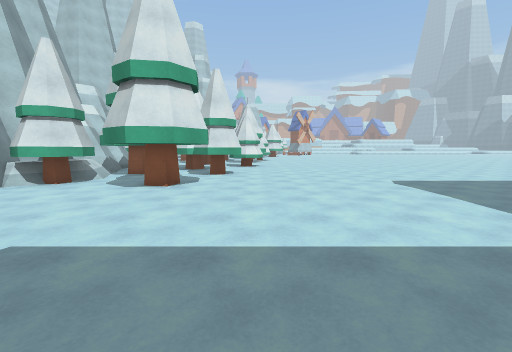
[1] (above)

24 first-person views from a walk through a 3-D level made in the Unity game engine. The camera is 1.4 m above the floor, tilts 6° down and sees 90° across. The floor is counted in squares, 1.71 m on a side. Each view is taken from the middle of a square. On the plan, view 1 faces up. The plan holds only what a view shows up to about 10 squares ahead; the rest is blank. The place goes on beyond the plan. The player is left out.

[2]
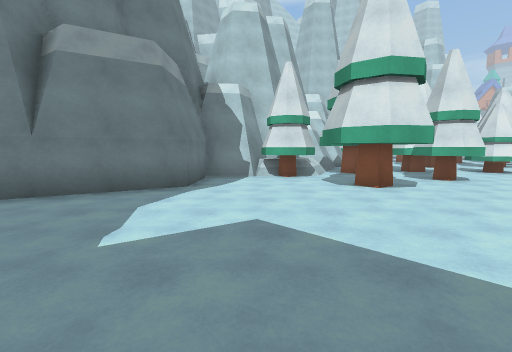

[3]
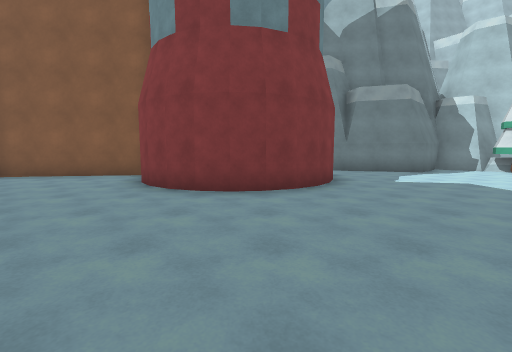

[4]
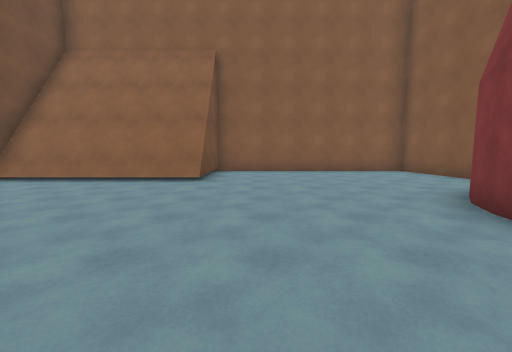

[5]
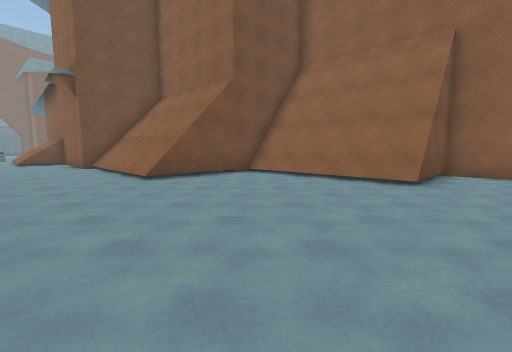

[6]
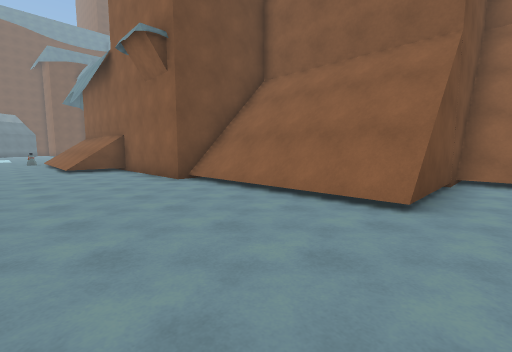

[7]
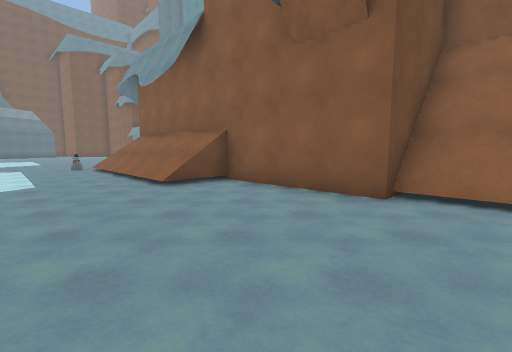

[8]
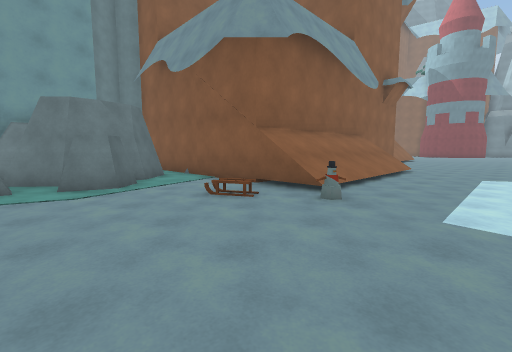

[9]
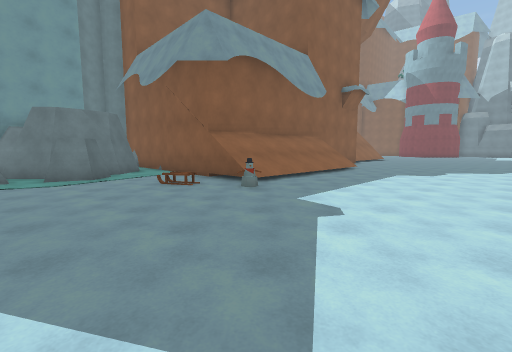

[10]
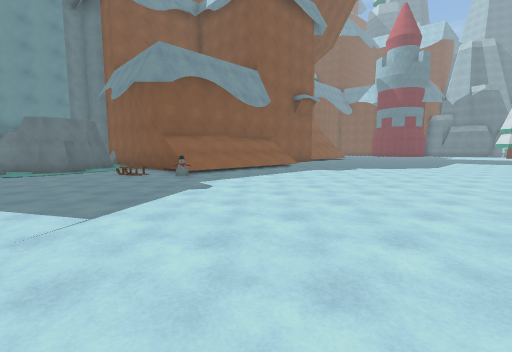

[11]
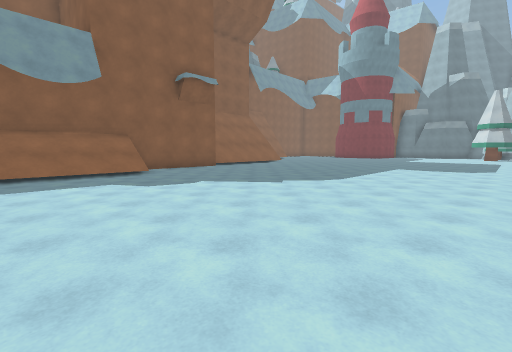

[12]
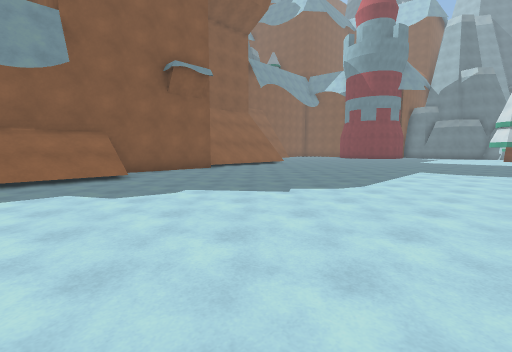

[13]
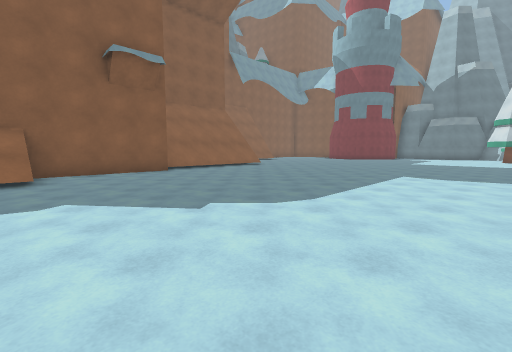

[14]
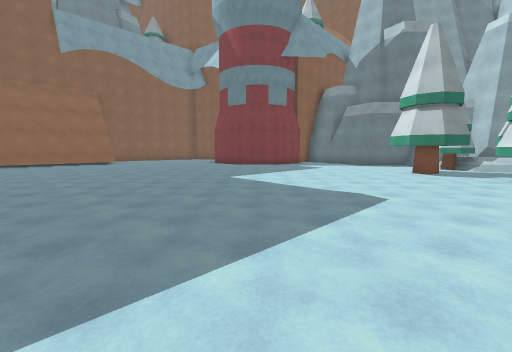

[15]
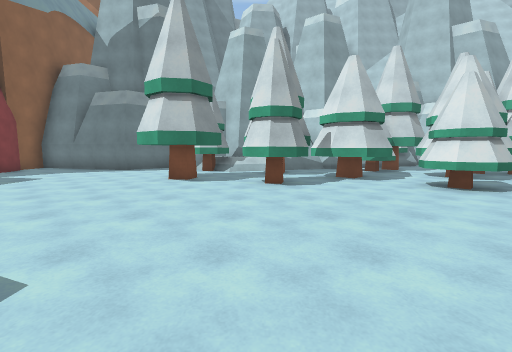

[16]
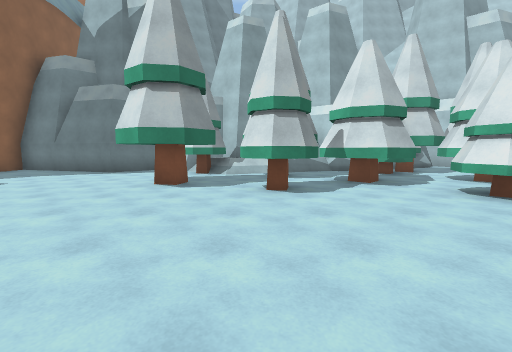

[17]
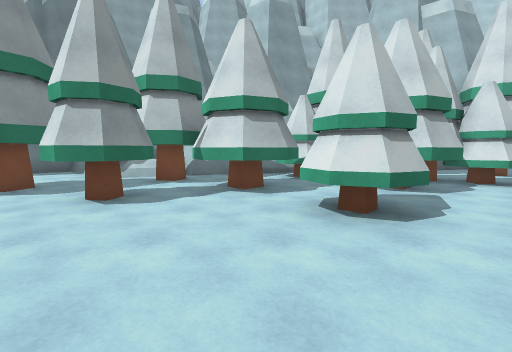

[18]
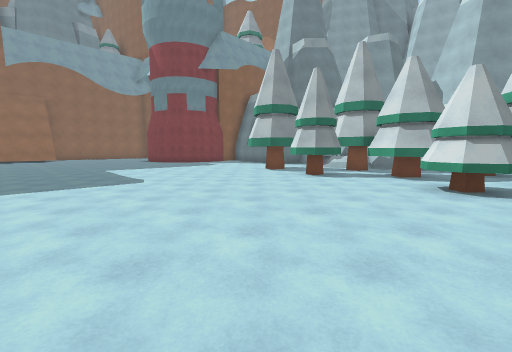

[19]
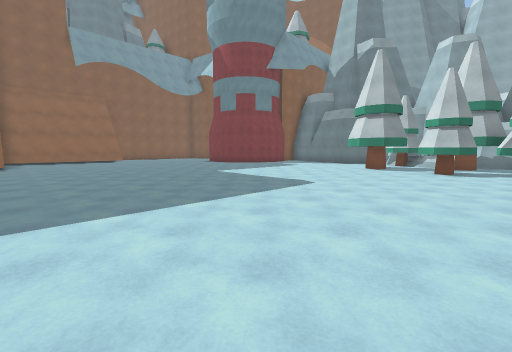

[20]
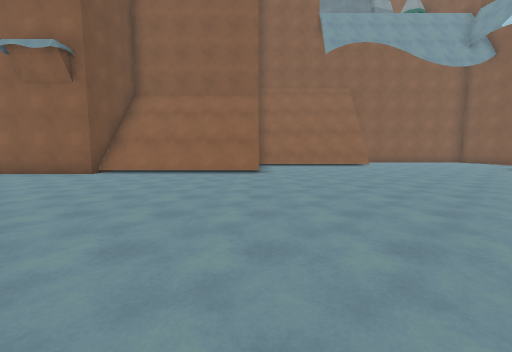

[21]
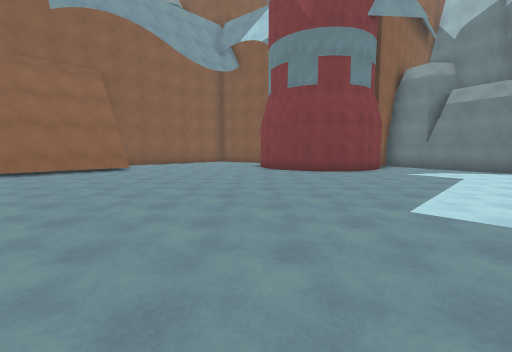

[22]
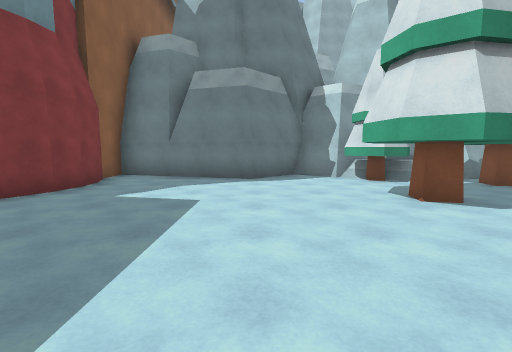

[23]
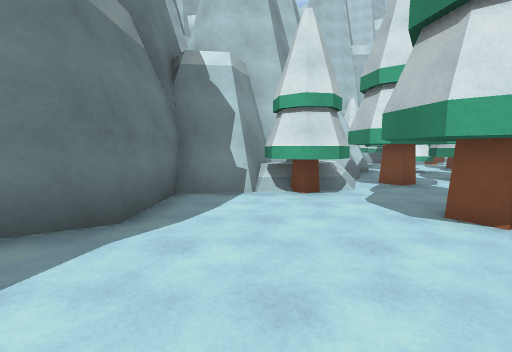

[24]
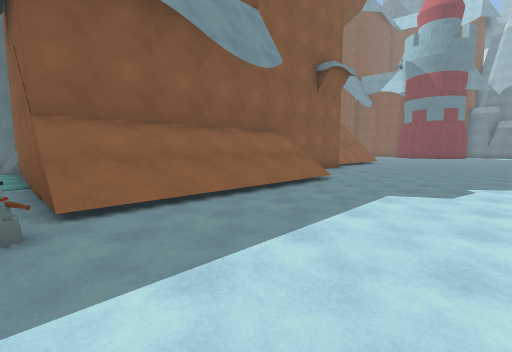

### Floor plan
Key: @ floor where view 1 was taken; # wall or solid block; . floor; / step, stairs or slope; v drop or lower ground; T tree; R rock; O other object.
Columns run from 6 left of view 1 to 29 right of it. Each row starts with its distance up from view 1.
 13 TTTTT T......
 12 #TTTTTT......
 11 #.TTT........
 10 ###TT...........
  9  ###TT..........
  8 ####TT..........
  7 ##T##........................
  6 #TT##...............................
  5 #..##...............................
  4 #...................................
  3 ##..................................
  2 ##..................................
  1 #...................................
  0 #.....@.............................
 -1 #####..........................O....
 -2     ##...................//////./...
 -3      #...................//////./...
 -4      #.........//////##########.....
 -5     ##.........//////#        #..RRO
 -6     #..........v/////#        #.RRRO
 -7   #............#######        O.R RR
 -8   #.......######              #.   R
 -9   #.......#                  RRR  RR
-10   #.......#                    #  RR
-11   #########                    #

Where each view was taken, in squares from view 1:
view 1: 0 up, 0 right, facing up
view 2: 0 up, 0 right, facing up-left
view 3: 3 down, 4 right, facing left
view 4: 1 down, 2 right, facing down
view 5: 1 down, 2 right, facing down-right
view 6: 0 up, 8 right, facing down-right
view 7: 1 up, 13 right, facing down-right
view 8: 1 up, 29 right, facing down-left
view 9: 3 up, 29 right, facing down-left
view 10: 6 up, 29 right, facing down-left
view 11: 7 up, 22 right, facing down-left
view 12: 6 up, 21 right, facing down-left
view 13: 6 up, 19 right, facing down-left
view 14: 8 up, 8 right, facing down-left
view 15: 8 up, 5 right, facing left
view 16: 8 up, 4 right, facing left
view 17: 11 up, 3 right, facing left
view 18: 13 up, 6 right, facing down-left
view 19: 10 up, 9 right, facing down-left
view 20: 5 up, 9 right, facing down
view 21: 3 up, 7 right, facing down-left
view 22: 3 up, 2 right, facing left
view 23: 2 up, 2 left, facing up-left
view 24: 2 up, 25 right, facing down-left
